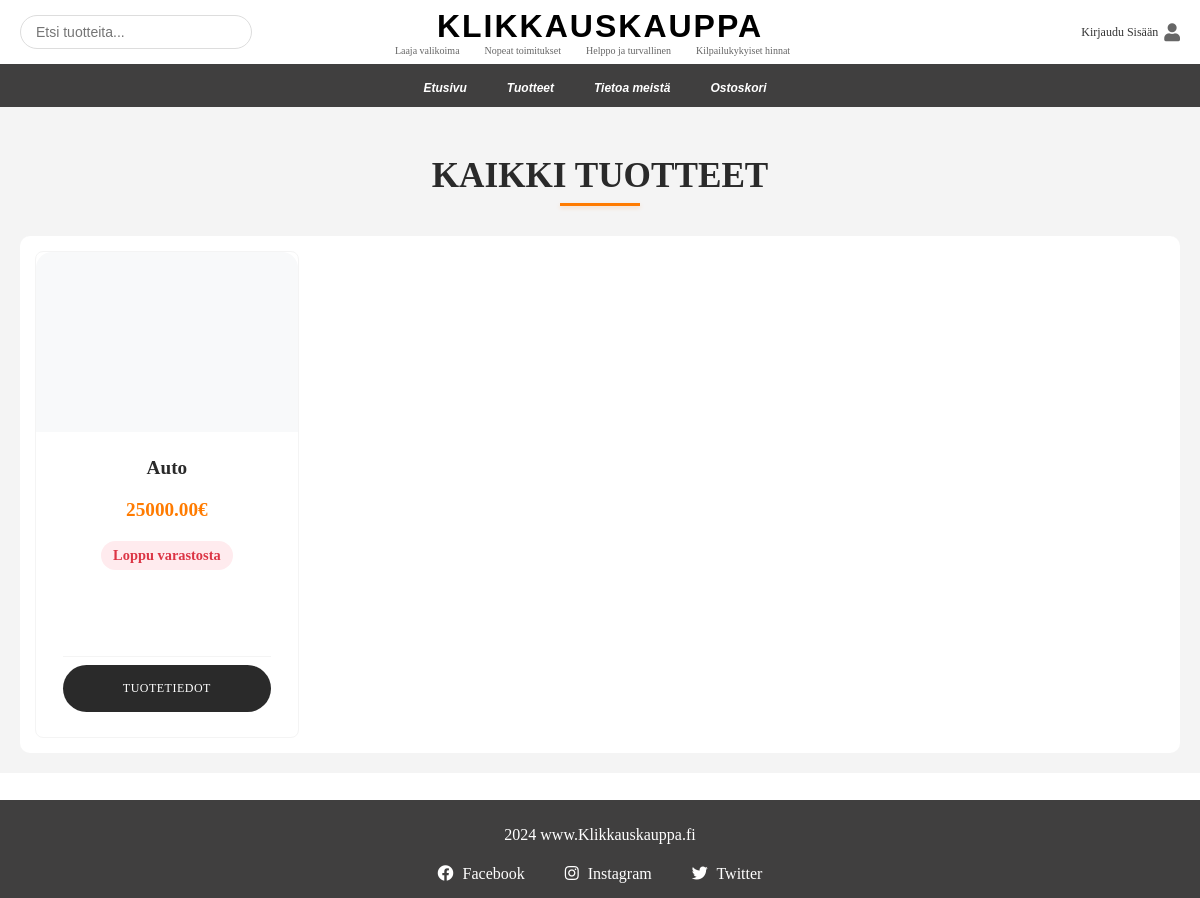
Before: /Klikkauskauppa/products with the older database file.
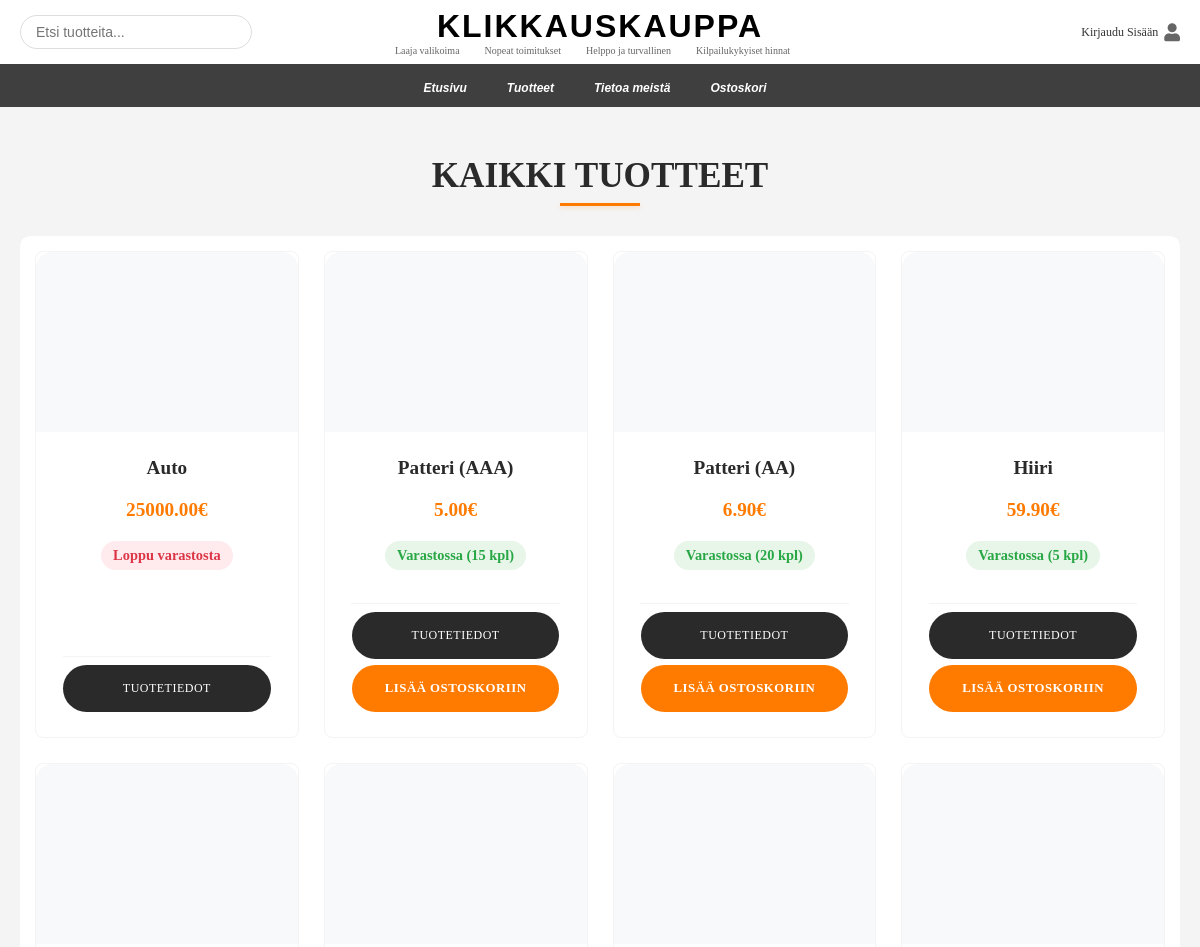
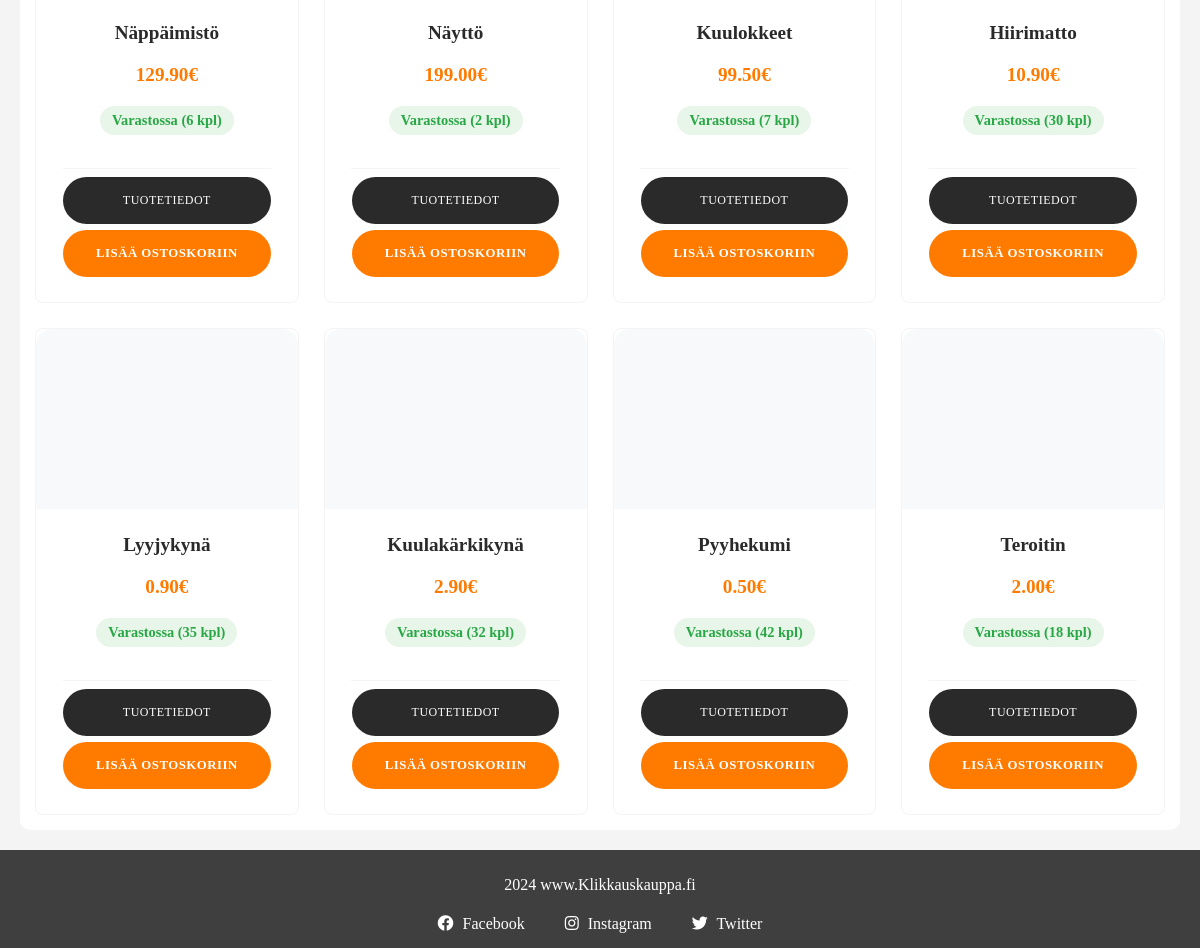
After: the same page with the newer database file (2 pictures, top to bottom).
### verkkokauppa/models.py (models this page shows, shortened)
class Product(models.Model):
    name = models.CharField(max_length=100, help_text="Lisää tuotteen nimi")
    price = models.DecimalField(max_digits=8, decimal_places=2, help_text="Lisää tuotteen hinta")
    stock = models.PositiveIntegerField(default=0, help_text="Lisää tuotteen varastomäärä")
    image = models.ImageField(upload_to="images/", blank=True, null=True, help_text="Lisää tuotekuva")
    date_added = models.DateTimeField(auto_now_add=True)
    discount_price = models.DecimalField(max_digits=8, decimal_places=2, null=True, blank=True, help_text="Alennushinta")
    def is_in_stock(self):
        return self.stock > 0

### verkkokauppa/views.py (the view)
# urls.py: path("products", views.products, name="products"),
def products(request):
    products = Product.objects.all()
    context = {
        "products": products,
    }
    return render(request, "verkkokauppa/products.html", context)

### verkkokauppa/templates/verkkokauppa/products.html (shortened to what this page needs)
{% extends "verkkokauppa/base.html" %}
{% load static %}
{% block extra_css %}
<link rel="stylesheet" href="{% static 'css/products.css' %}">
{% endblock extra_css %}
{% block content %}
<div class="products-container">
    <h2 class="section-title">KAIKKI TUOTTEET</h2>
    <div class="product-grid">
        {% for product in products %}
        <div class="product-card">
            <div class="product-image">
            </div>
            <div class="product-info">
                <h3>{{ product.name }}</h3>
                <div class="price-container">
                    {% if product.discount_price %}
                        <span class="original-price">{{ product.price }}€</span>
                        <span class="discount-price">{{ product.discount_price }}€</span>
                    {% else %}
                        <span class="price">{{ product.price }}€</span>
                    {% endif %}
                </div>
                {% if product.is_in_stock %}
                    <span class="stock-status in-stock">Varastossa ({{ product.stock }} kpl)</span>
                {% else %}
                    <span class="stock-status out-of-stock">Loppu varastosta</span>
                {% endif %}
            </div>
            <div class="product-actions">
                <a href="{% url 'verkkokauppa:product_detail' product.id %}" class="btn">Tuotetiedot</a>
                {% if product.is_in_stock %}
                    <a href="{% url 'verkkokauppa:add_to_cart' product.id %}" class="btn add-to-cart">Lisää ostoskoriin</a>
                {% endif %}
            </div>
        </div>
        {% empty %}
            <p>Tuotteita ei ole lisätty.</p>
        {% endfor %}
    </div>
</div>
{% endblock content %}

### verkkokauppa/templates/verkkokauppa/base.html (shortened to what this page needs)
{% load static %}
<!DOCTYPE html>
<html lang="fi">
<head>
    <link rel="stylesheet" href="{% static 'css/base.css' %}">
    <link rel="stylesheet" href="https://cdnjs.cloudflare.com/ajax/libs/font-awesome/5.15.4/css/all.min.css">
    {% block extra_css %}{% endblock %}
</head>
<body>
    <div class="website">
        <header class="main-header">
            <div class="header-top">
                <div class="search-container">
                    <form action="{% url 'verkkokauppa:search_products' %}" method="get">
                        <input class="search" type="text" name="q" placeholder="Etsi tuotteita...">
                    </form>
                </div>
                <div class="logo-container">
                    <a class="logo" href="{% url 'verkkokauppa:home' %}">
                        <h1>KLIKKAUSKAUPPA</h1>
                        <div class="logo-subtext">
                            <span>Laaja valikoima</span>
                            <span>Nopeat toimitukset</span>
                            <span>Helppo ja turvallinen</span>
                            <span>Kilpailukykyiset hinnat</span>
                        </div>
                    </a>
                </div>
                <div class="login-container">
                    {% if user.is_authenticated %}
                        <div class="user-dropdown">
                            <a href="#" class="login-link profile-link">
                                <span class="login-text">{{ user.username }}</span>
                                <i class="fas fa-user"></i>
                            </a>
                            <div class="user-dropdown-content">
                                <a href="#">Profiili</a>
                                <a href="{% url 'users:logout' %}">Kirjaudu ulos</a>
                            </div>
                        </div>
                    {% else %}
                        <a href="{% url 'users:login' %}" class="login-link">
                            <span class="login-text">Kirjaudu sisään</span>
                            <i class="fas fa-user"></i>
                        </a>
                    {% endif %}
                </div>
            </div>
            <nav>
                <ul class="main-nav">
                    <li><a href="{% url 'verkkokauppa:home' %}" class="nav-link">Etusivu</a></li>
                    <li><a href="{% url 'verkkokauppa:products' %}" class="nav-link">Tuotteet</a></li>
                    <li><a href="{% url 'verkkokauppa:info' %}" class="nav-link">Tietoa meistä</a></li>
                    <li><a href="{% url 'verkkokauppa:view_cart' %}" class="nav-link">Ostoskori</a></li>
                </ul>
            </nav>
        </header>
        <main class="main-content">
            {% block content %}{% endblock content %}
        </main>
    </div>
    <footer class="main-footer">
        <p>2024 www.Klikkauskauppa.fi</p>
        <div class="footer-links">
            <a href="https://facebook.com/klikkauskauppa" target="_blank" class="social-link">
                <i class="fab fa-facebook"></i> Facebook
            </a>
            <a href="https://instagram.com/klikkauskauppa" target="_blank" class="social-link">
                <i class="fab fa-instagram"></i> Instagram
            </a>
            <a href="https://twitter.com/klikkauskauppa" target="_blank" class="social-link">
                <i class="fab fa-twitter"></i> Twitter
            </a>
        </div>
    </footer>
</body>
</html>

### static/css/base.css (style rules this page uses)
body { margin: 0; padding: 0; }
.website { display: flex; flex-direction: column; min-height: 100vh; }
.main-nav { background-color: rgb(64, 63, 63); color: white; font-weight: bold; font-size: 20px; padding: 10px 0; margin: 0; width: 100%; text-align: center; display: flex; justify-content: center; align-items: center; list-style-type: none; }
.main-nav li { display: inline-block; padding: 0 15px; }
.nav-link { color: white; text-decoration: none; margin-right: 10px; font-size: 12px; font-weight: bold; font-family: 'Gill Sans', 'Gill Sans MT', Calibri, 'Trebuchet MS', sans-serif; font-style: italic; display: inline-block; position: relative; padding-bottom: 2px; transition: color 0.3s ease; }
.nav-link::after { content: ''; position: absolute; width: 0; height: 2px; bottom: 0; left: 50%; background-color: #ff7e5f; transition: width 0.3s ease; transform: translateX(-50%); }
.logo-container { flex: initial; text-align: center; position: absolute; left: 50%; transform: translateX(-50%); padding: 0; margin: 0; }
.logo { text-decoration: none; }
.logo h1 { margin: 0; font-size: 32px; color: black; font-weight: 900; text-align: center; font-family: 'Arial Black', 'Helvetica', sans-serif; letter-spacing: 2px; text-transform: uppercase; }
.logo-subtext { display: flex; justify-content: center; gap: 10px; margin-top: 0; margin-bottom: 0; flex-wrap: wrap; }
.logo-subtext span { margin: 0 15px 0 0; font-size: 10px; color: #666; text-transform: none; white-space: nowrap; padding-top: 0; }
.main-footer { background-color: rgb(64, 63, 63); color: white; text-align: center; padding: 10px 0; display: flex; flex-direction: column; align-items: center; justify-content: center; }
.footer-links { display: flex; justify-content: center; gap: 20px; }
.social-link { color: white; text-decoration: none; padding: 5px 10px; transition: color 0.3s ease; }
.social-link i { margin-right: 5px; }
.search-container { position: relative; max-width: 200px; width: 100%; margin: 0; z-index: 1; }
.search { width: 100%; padding: 8px 15px; border: 1px solid #ddd; border-radius: 20px; font-size: 14px; transition: all 0.3s ease; outline: none; }
.header-top { display: flex; align-items: center; padding: 15px 20px; position: relative; }
.login-container { position: absolute; right: 20px; top: 50%; transform: translateY(-50%); z-index: 1; min-width: 120px; }
.login-link, .profile-link { color: #666; font-size: 18px; text-decoration: none; transition: color 0.3s ease; display: flex; align-items: center; justify-content: flex-end; gap: 6px; width: 100%; }
.login-text { font-size: 12px; font-weight: 500; color: #333; text-transform: capitalize; transition: color 0.3s ease; white-space: nowrap; }

Changed rows visible on the page:
added Product: name "Patteri (AAA)", price "5.00", stock "15", shows "LISÄÄ OSTOSKORIIN"
added Product: name "Patteri (AA)", price "6.90", stock "20", shows "LISÄÄ OSTOSKORIIN"
added Product: name "Hiiri", price "59.90", stock "5", shows "LISÄÄ OSTOSKORIIN"
added Product: name "Näppäimistö", price "129.90", stock "6", shows "LISÄÄ OSTOSKORIIN"
added Product: name "Näyttö", price "199.00", stock "2", shows "LISÄÄ OSTOSKORIIN"
added Product: name "Kuulokkeet", price "99.50", stock "7", shows "LISÄÄ OSTOSKORIIN"
added Product: name "Hiirimatto", price "10.90", stock "30", shows "LISÄÄ OSTOSKORIIN"
added Product: name "Lyyjykynä", price "0.90", stock "35", shows "LISÄÄ OSTOSKORIIN"
added Product: name "Kuulakärkikynä", price "2.90", stock "32", shows "LISÄÄ OSTOSKORIIN"
added Product: name "Pyyhekumi", price "0.50", stock "42", shows "LISÄÄ OSTOSKORIIN"
added Product: name "Teroitin", price "2.00", stock "18", shows "LISÄÄ OSTOSKORIIN"
